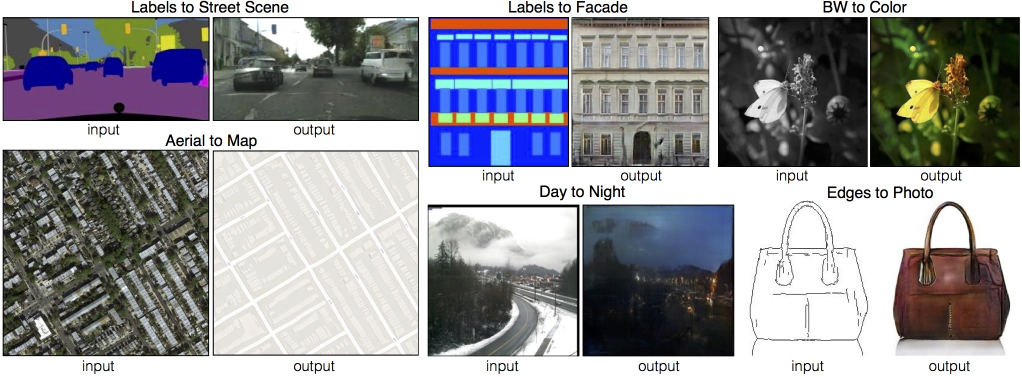
#> input picture built-in/TensorFlow/Official/cv/Image_translation/Pix2Pix_ID0359_for_TensorFlow/examples.jpg, 2044 x 753 px (shown at 1/2 size)
$ python -i data_aug.py   (imports and definitions only)
#> lines starting #> are read from the running program, lines starting #| are printed output that depends on the picture
#> further down, picture is the input picture: shape (753, 2044, 3); mean B, G, R 152.5, 148.7, 148.4
# coding: utf-8
# Copyright 2018 The TensorFlow Authors. All Rights Reserved.
#
# Licensed under the Apache License, Version 2.0 (the "License");
# you may not use this file except in compliance with the License.
# You may obtain a copy of the License at
#
#     http://www.apache.org/licenses/LICENSE-2.0
#
# Unless required by applicable law or agreed to in writing, software
# distributed under the License is distributed on an "AS IS" BASIS,
# WITHOUT WARRANTIES OR CONDITIONS OF ANY KIND, either express or implied.
# See the License for the specific language governing permissions and
# limitations under the License.
#
# ============================================================================
# Copyright 2021 Huawei Technologies Co., Ltd
#
# Licensed under the Apache License, Version 2.0 (the "License");
# you may not use this file except in compliance with the License.
# You may obtain a copy of the License at
#
#     http://www.apache.org/licenses/LICENSE-2.0
#
# Unless required by applicable law or agreed to in writing, software
# distributed under the License is distributed on an "AS IS" BASIS,
# WITHOUT WARRANTIES OR CONDITIONS OF ANY KIND, either express or implied.
# See the License for the specific language governing permissions and
# limitations under the License.
# part of this is take from Gluon's repo:
# https://github.com/dmlc/gluon-cv/blob/master/gluoncv/data/transforms/presets/yolo.py


from __future__ import division, print_function

import random
import numpy as np
import cv2
# from matplotlib.colors import rgb_to_hsv, hsv_to_rgb


# [206 lines left out: functions mix_up, bbox_crop, bbox_iou, random_crop_with_constraints, not called in this run]

def _rand(a=0., b=1.):
    return np.random.rand() * (b - a) + a
# [15 lines left out: function random_color_distort, not called in this run]


def random_color_distort_1(img, bgain=16, hgain=0.0138, sgain=0.678, vgain=0.36):
    # brightness_delta = int(np.random.uniform(-bgain, bgain))
    # img = np.clip(img + brightness_delta , 0, 255)
    # img = img.astype(np.uint8)

#> called with bgain = 16, hgain = 0.0138, sgain = 0.678, vgain = 0.36
    r = np.random.uniform(-1, 1, 3) * [hgain, sgain, vgain] + 1  # random gains
    hue, sat, val = cv2.split(cv2.cvtColor(img, cv2.COLOR_BGR2HSV))
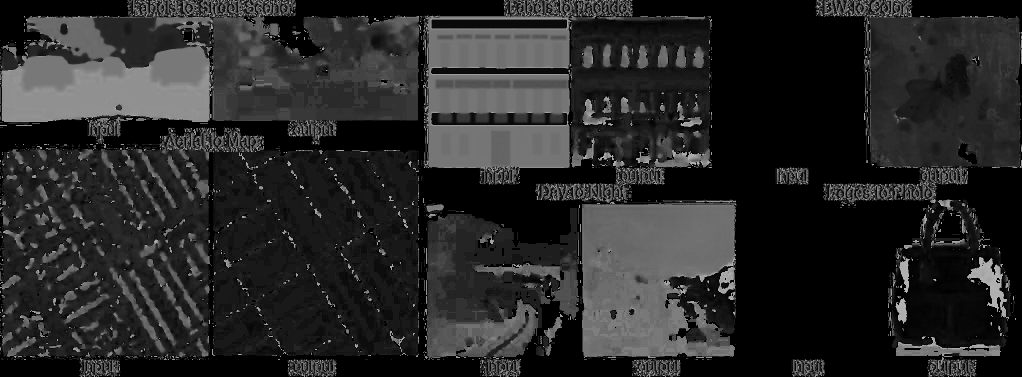
#> hue: shape (753, 2044) (shown at 1/2 size); min 0, max 179, mean 40.7
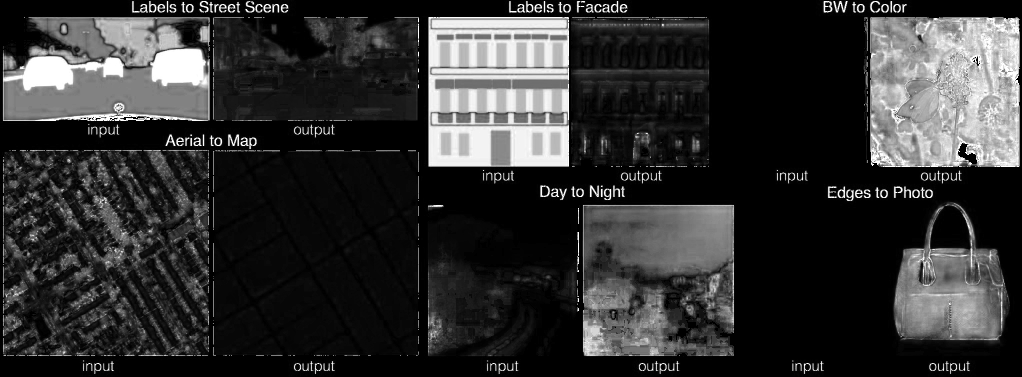
#> sat: shape (753, 2044) (shown at 1/2 size); min 0, max 255, mean 49.8
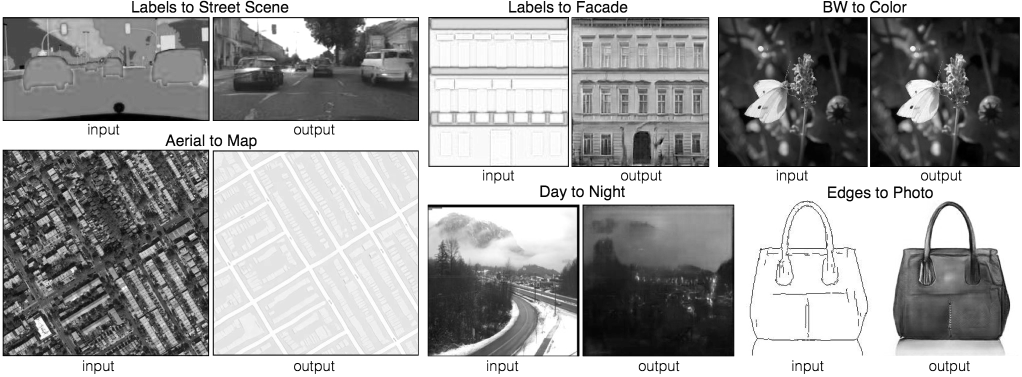
#> val: shape (753, 2044) (shown at 1/2 size); min 0, max 255, mean 161.7
    dtype = img.dtype  # uint8

    x = np.arange(0, 256, dtype=np.int16)
    lut_hue = ((x * r[0]) % 180).astype(dtype)
    lut_sat = np.clip(x * r[1], 0, 255).astype(dtype)
#> lut_sat = 256 values from 0 to 255
    lut_val = np.clip(x * r[2], 0, 255).astype(dtype)
#> lut_val = 256 values from 0 to 255

    img_hsv = cv2.merge((cv2.LUT(hue, lut_hue), cv2.LUT(sat, lut_sat), cv2.LUT(val, lut_val))).astype(dtype)
#> img_hsv: shape (753, 2044, 3); mean H, S, V 40.7, 60.3, 167.2
    img = cv2.cvtColor(img_hsv, cv2.COLOR_HSV2BGR)  # no return needed
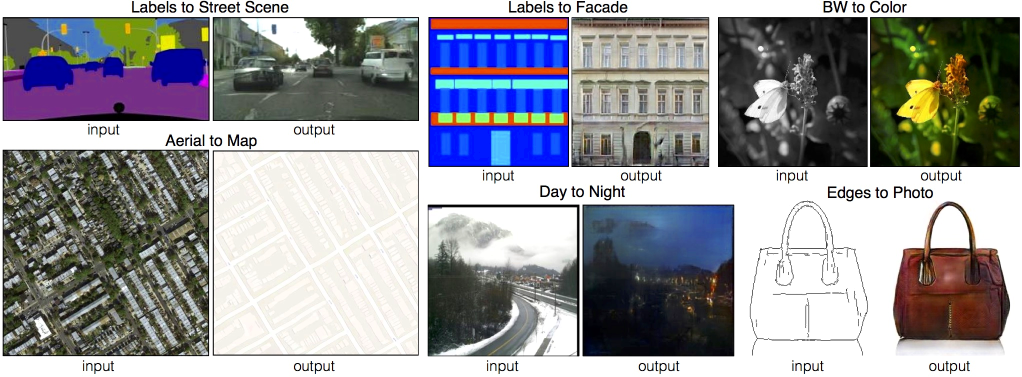
#> img: shape (753, 2044, 3) (shown at 1/2 size); mean B, G, R 154.8, 151.1, 150.7

    return img


# [191 lines left out: functions random_color_distort_raw, letterbox_resize, resize_with_bbox, random_flip, random_resize, random_expand, not called in this run]

>>> import cv2
>>> picture = cv2.imread('../../../Image_translation/Pix2Pix_ID0359_for_TensorFlow/examples.jpg')
>>> result = random_color_distort_1(picture)
